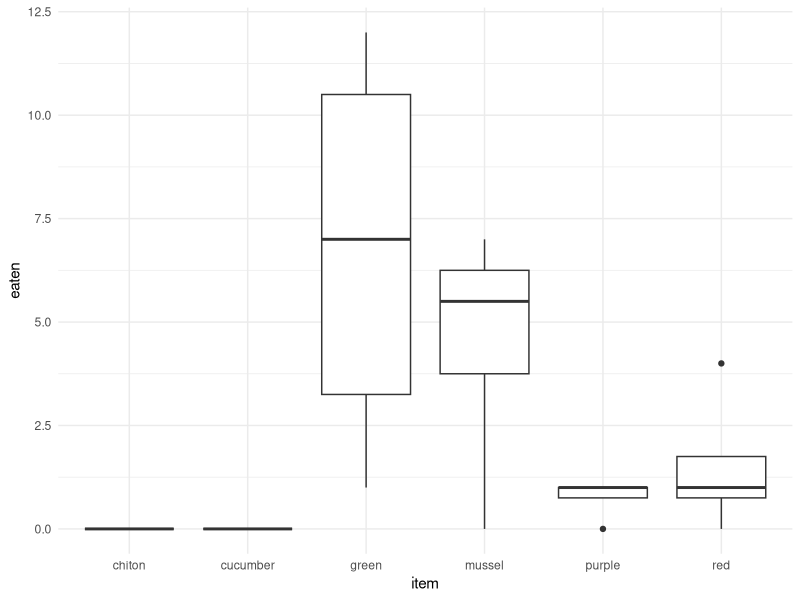
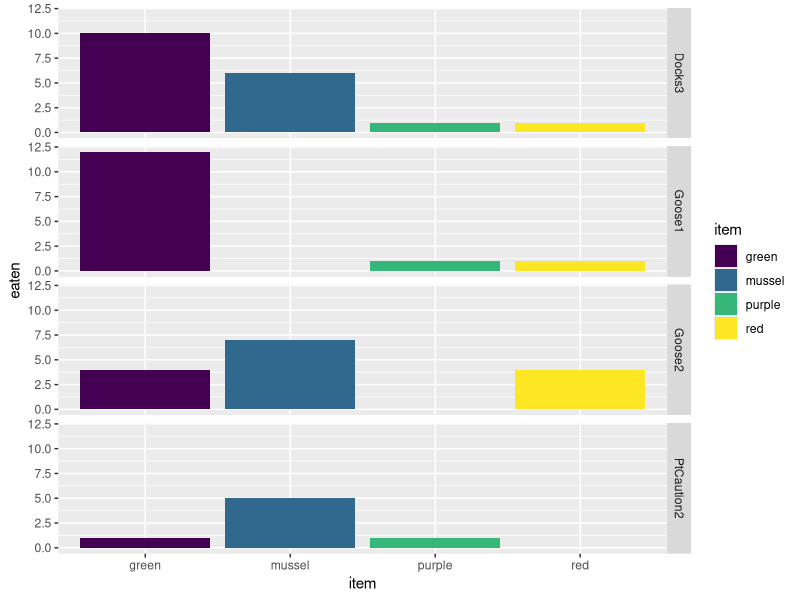
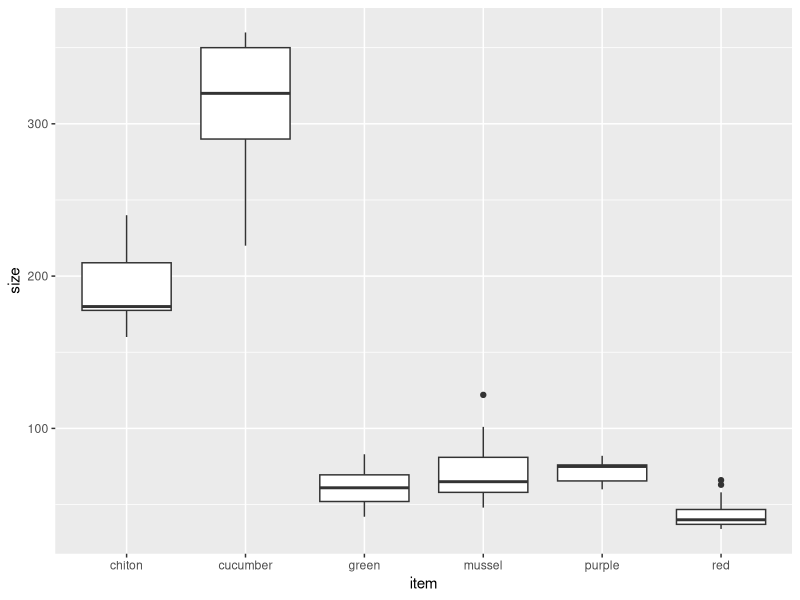

Recreate these plots in R, in order.
#++++++++++++++++++++++++++++++++++++++++++++++++++++++++++++++++++++++++++++++++++
#                                                                                ##
# Pycno Feeding Preference Cafeteria Experiment                                  ##
# Data are current as of 2022-08-04                                              ##
# Data source: Ross Whippo - OIMB/FHL                                            ##
# R code prepared by Ross Whippo                                                 ##
# Last updated 2022-08-04                                                        ##
#                                                                                ##
#++++++++++++++++++++++++++++++++++++++++++++++++++++++++++++++++++++++++++++++++++

# SUMMARY:


# Required Files (check that script is loading latest version):
# PycnoFeeding_cafeteria.csv

# Associated Scripts:
# FILE.R

# TO DO 

# +++++++++++++++++++++++++++++++++++++++++++++++++++++++++++++++++++++++++++++++++
# TABLE OF CONTENTS                                                            ####
#                                                                                 +
# RECENT CHANGES TO SCRIPT                                                        +
# LOAD PACKAGES                                                                   +
# READ IN AND PREPARE DATA                                                        +
# MANIPULATE DATA                                                                 +
#                                                                                 +
#++++++++++++++++++++++++++++++++++++++++++++++++++++++++++++++++++++++++++++++++++

#++++++++++++++++++++++++++++++++++++++++++++++++++++++++++++++++++++++++++++++++++
# RECENT CHANGES TO SCRIPT                                                     ####
#++++++++++++++++++++++++++++++++++++++++++++++++++++++++++++++++++++++++++++++++++

# 2022-08-04 Script created

#++++++++++++++++++++++++++++++++++++++++++++++++++++++++++++++++++++++++++++++++++
# LOAD PACKAGES                                                                ####
#++++++++++++++++++++++++++++++++++++++++++++++++++++++++++++++++++++++++++++++++++

library(tidyverse)
library(viridis)

#++++++++++++++++++++++++++++++++++++++++++++++++++++++++++++++++++++++++++++++++++
# READ IN AND PREPARE DATA                                                     ####
#++++++++++++++++++++++++++++++++++++++++++++++++++++++++++++++++++++++++++++++++++

cafeteria <- read_csv("Data/PycnoFeeding_cafeteria.csv")

#++++++++++++++++++++++++++++++++++++++++++++++++++++++++++++++++++++++++++++++++++
# MANIPULATE DATA                                                              ####
#++++++++++++++++++++++++++++++++++++++++++++++++++++++++++++++++++++++++++++++++++

# create column for counts of consumed critters
consumed <- cafeteria %>%
  mutate(consumed = as.integer(!(is.na(consumed_date)))) %>%
  group_by(pycnoID, item) %>%
  summarise(eaten = sum(consumed))

#++++++++++++++++++++++++++++++++++++++++++++++++++++++++++++++++++++++++++++++++++
# FIGURES                                                                      ####
#++++++++++++++++++++++++++++++++++++++++++++++++++++++++++++++++++++++++++++++++++

# boxplot of number of items consumed per pycno

consumed %>%
  ggplot(aes(x = item, y = eaten)) +
  geom_boxplot() +
  theme_minimal()

# barplot of consumption by pycno
consumed %>% filter(item %in% c('green', 'mussel', 'red', 'purple')) %>%
  ggplot(aes(x = item, y = eaten, fill = item)) +
  geom_col() +
  scale_fill_viridis(discrete = TRUE) +
  facet_grid(pycnoID~.)

# barplot of prey sizes
cafeteria %>%
  ggplot(aes(x = item, y = size)) +
  geom_boxplot()


####
#<<<<<<<<<<<<<<<<<<<<<<<<<<END OF SCRIPT>>>>>>>>>>>>>>>>>>>>>>>>#

# SCRATCH PAD ####
